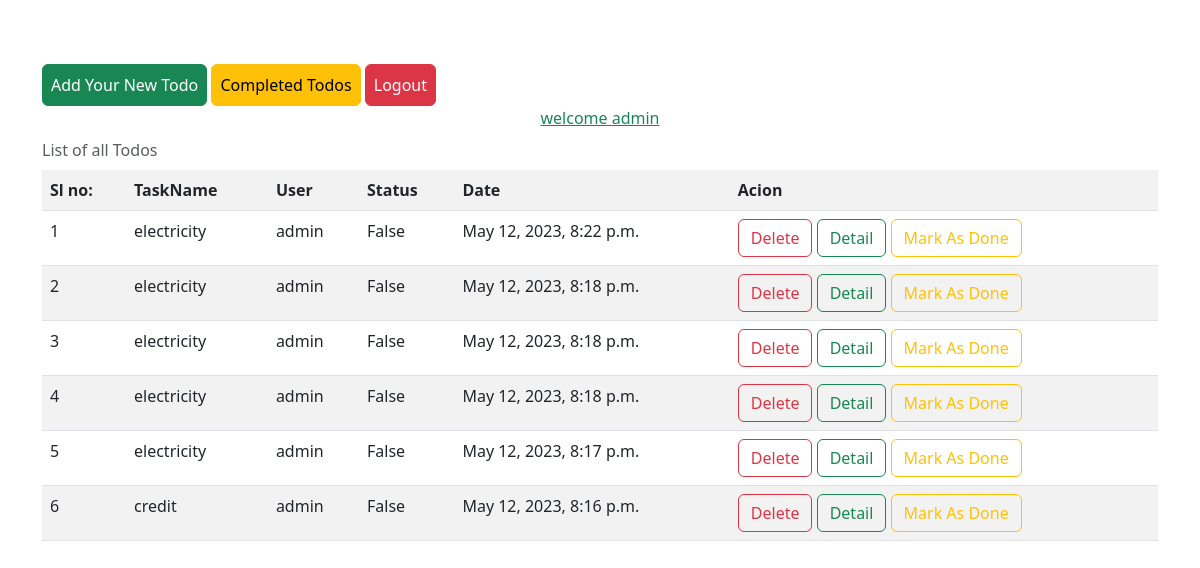
Screenshot of /todos/all/ (signed in) with the database file from the repository.
### tasks/models.py (models this page shows, shortened)
class Todo(models.Model):
    task_name=models.CharField(max_length=250)
    user=models.ForeignKey(User,on_delete=models.CASCADE)
    status=models.BooleanField(default=False)
    date=models.DateTimeField(auto_now_add=True)

### tasks/views.py (the view)
# urls.py: path("todos/all/",views.TodoListView.as_view(),name="todo-list"),
class TodoListView(View):
    def get(self,request,*args,**kwargs):
        qs=Todo.objects.filter(status=False,user=request.user).order_by("-date")
        return render(request,"todo-list.html",{"todos":qs})

### tasks/templates/todo-list.html (shortened to what this page needs)
<!DOCTYPE html>
<html lang="en">
<head>
    <link href="https://cdn.jsdelivr.net/npm/bootstrap@5.3.0-alpha1/dist/css/bootstrap.min.css" rel="stylesheet">
</head>
<body>
   <div class="container mt-3">
    <a href="{%url 'todo-add'%}" class="btn btn-success p-2 mt-5">Add Your New Todo</a>
    <a href="{%url 'todo-completed'%}" class="btn btn-warning p-2 mt-5">Completed Todos</a>
    <a href="{%url 'signout'%}" class="btn btn-danger p-2 mt-5">Logout</a>
    <table class="table table-striped">
        <div class="text-decoration-underline text-success text-center">
            welcome {{request.user}}
        </div>
        <caption class="caption-top ">List of all Todos</caption>
        <tr>
            <th>Sl no:</th>
            <th>TaskName</th>
            <th>User</th>
            <th>Status</th>
            <th>Date</th>
            <th>Acion</th>
        </tr>
        {%for t in todos%}
            <tr>
                <td>{{forloop.counter}}</td>
                <td>{{t.task_name}}</td>
                <td>{{t.user}}</td>
                <td>{{t.status}}</td>
                <td>{{t.date}}</td>
                <td>
                    <a href="{%url 'todo-delete' t.id %}" class="btn btn-outline-danger">Delete</a>
                    <a href="{%url 'todo-detail' t.id %}" class="btn btn-outline-success">Detail</a>
                    <a href="{%url 'todo-edit' t.id %}" class="btn btn-outline-warning">Mark As Done</a>
                </td>
            </tr>
        {%endfor%}
    </table>
   </div>
</body>
</html>

### rows the page displays
Todo: task_name "electricity", user "admin", status "False", date "May 12, 2023, 8:22 p.m."
Todo: task_name "electricity", user "admin", status "False", date "May 12, 2023, 8:18 p.m."
Todo: task_name "electricity", user "admin", status "False", date "May 12, 2023, 8:18 p.m."
Todo: task_name "electricity", user "admin", status "False", date "May 12, 2023, 8:18 p.m."
Todo: task_name "electricity", user "admin", status "False", date "May 12, 2023, 8:17 p.m."
Todo: task_name "credit", user "admin", status "False", date "May 12, 2023, 8:16 p.m."

### other values shown
{{ request.user }} "admin"
